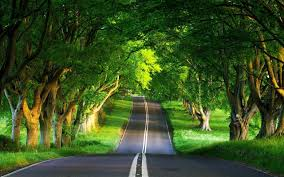
#> input picture Untitled.jpg, 284 x 177 px
$ python gray.py
#> lines starting #> are read from the running program, lines starting #| are printed output that depends on the picture
#prerequsites :
#image path should be in the same folder where you save this python file
#You should have opencv libraries(If you don't have open command prompt and type     pip install opencv-python)

#import opencv
import cv2
#read the image as matrix (please change the filename that you want to use otherwise it will cause a traceback)
image = cv2.imread('Untitled.jpg')
#> image is the input picture: shape (177, 284, 3); mean B, G, R 34.7, 81, 58
#convert the rgb image to grayscale image
gray_img = cv2.cvtColor(image,cv2.COLOR_BGR2GRAY)
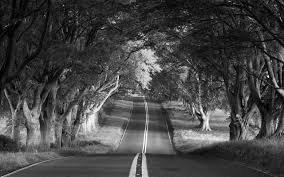
#> gray_img: shape (177, 284); min 0, max 252, mean 68.8
#convert the grayscale image to neg image formula (S = L-1-r) where L=2^8=256 and r=matrix value of grayscale
neg_img = 255 - gray_img
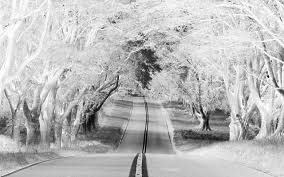
#> neg_img: shape (177, 284); min 3, max 255, mean 186.2
#print all the matrix values of the images
print("Original image matrix - RGB")
print(image)
#> (printed output is left out)
print("Grayscale image matrix")
print(gray_img)
#> (printed output is left out)
print("Negative image matrix")
print(neg_img)
#> (printed output is left out)
#create separate png files for grayscale and negative images
cv2.imshow('Original',image)
cv2.imwrite('untitled3.png',neg_img)
cv2.imshow("new image negative",neg_img)
cv2.imwrite('untitled2.png',gray_img)
cv2.imshow("new image grayscale",gray_img)
#Doesn't closes the img window until you closes it
cv2.waitKey()
cv2.destroyAllWindows()
